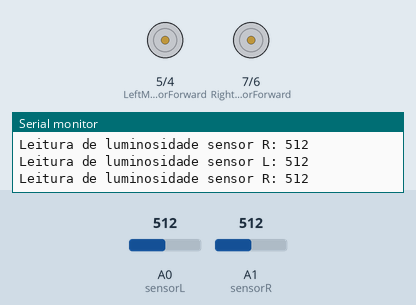
Bench run of a sketch on a simulated Arduino Uno, built with avr-gcc and run on an emulated ATmega328P. Shown: motor-driver pin pairs drawn as motors (green arrow = first pin HIGH = forward, orange = second pin HIGH = backward, longer = more drive), the last lines printed to the serial monitor. The inputs (shaded band) are chosen by the test bench; at power-on: A0 (sensorL) = 512, A1 (sensorR) = 512.

Above: at 1.2 s.
1.3 s: A0 (sensorL) set to 90
At 1.52 s:
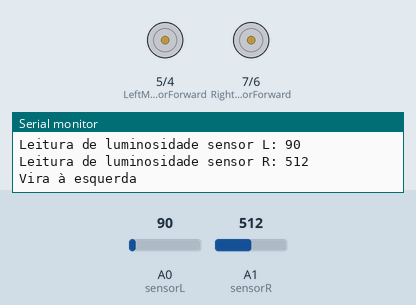
4.3 s: A0 (sensorL) set to 110
At 4.46 s:
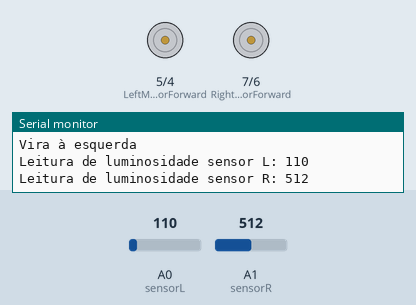
7.3 s: A1 (sensorR) set to 90
At 7.52 s:
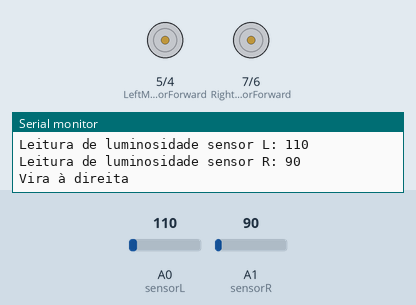
10.3 s: A1 (sensorR) set to 110
At 10.44 s:
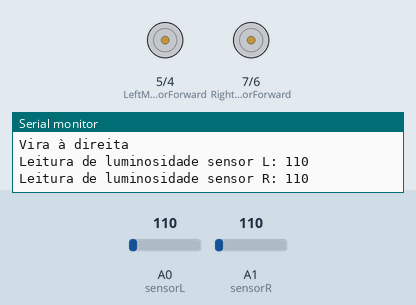
13.3 s: A1 (sensorR) set to 0
At 13.49 s:
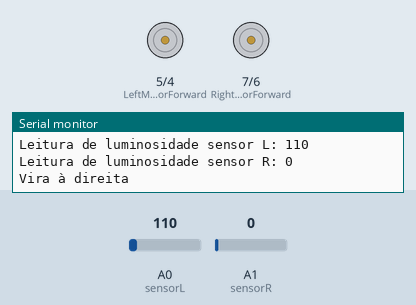
Timing chart, 0 to 17.3 s (numbered marks = the images above; inputs shaded):
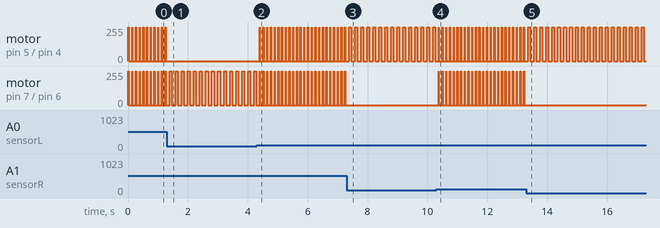

Measured:
- after the input at 1.3 s, motor on pin 5 (LeftMotorForward) / pin 4 (LeftMotorBackward): stops changing and stays stopped; motor on pin 7 (RightMotorForward) / pin 6 (RightMotorBackward): alternates forward 255/255 for 0.07 s and stopped for 0.13 s, starting after 0.16 s
- after the input at 4.3 s, motor on pin 5 (LeftMotorForward) / pin 4 (LeftMotorBackward): alternates forward 255/255 for 0.01 s and stopped for 0.11 s, starting after 0.10 s; motor on pin 7 (RightMotorForward) / pin 6 (RightMotorBackward): alternates forward 255/255 for 0.01 s and stopped for 0.11 s, starting after 0.11 s
- after the input at 7.3 s, motor on pin 5 (LeftMotorForward) / pin 4 (LeftMotorBackward): alternates forward 255/255 for 0.07 s and stopped for 0.13 s, starting after 0.16 s; motor on pin 7 (RightMotorForward) / pin 6 (RightMotorBackward): stops changing and stays stopped
- after the input at 10.3 s, motor on pin 5 (LeftMotorForward) / pin 4 (LeftMotorBackward): alternates forward 255/255 for 0.01 s and stopped for 0.11 s, starting after 0.09 s; motor on pin 7 (RightMotorForward) / pin 6 (RightMotorBackward): alternates forward 255/255 for 0.01 s and stopped for 0.11 s, starting after 0.08 s
- after the input at 13.3 s, motor on pin 5 (LeftMotorForward) / pin 4 (LeftMotorBackward): alternates forward 255/255 for 0.07 s and stopped for 0.13 s, starting after 0.13 s; motor on pin 7 (RightMotorForward) / pin 6 (RightMotorBackward): stops changing and stays stopped
- by itself, motor on pin 5 (LeftMotorForward) / pin 4 (LeftMotorBackward), motor on pin 7 (RightMotorForward) / pin 6 (RightMotorBackward): alternates forward 255/255 for 0.01 s and stopped for 0.11 s

The sketch:

codigoRobo.ino
```cpp
#define RightMotorForward 7

#define RightMotorBackward 6

#define LeftMotorForward 5

#define LeftMotorBackward 4

#define sensorL A0

#define sensorR A1

#define FW 10

#define TR 70

#define PAUSE 100


void setup(){

pinMode(RightMotorForward, OUTPUT);

pinMode(LeftMotorForward, OUTPUT);

pinMode(LeftMotorBackward, OUTPUT);

pinMode(RightMotorBackward, OUTPUT);

pinMode(sensorL,INPUT);

pinMode(sensorR,INPUT);

Serial.begin(9600);

}


void loop(){

int left = analogRead(sensorL);

int right = analogRead(sensorR);

Serial.print("Leitura de luminosidade sensor L: ");

Serial.println(left);

Serial.print("Leitura de luminosidade sensor R: ");

Serial.println(right);

if (left > 100 && right > 100){

moveForward();

}

else if (left < 100){

turnLeft();

}

else if (right < 100){

turnRight();

}

delay(PAUSE);

}


void moveForward(){

motorLForward();

motorRForward();

delay(FW);

moveStop();

}


void turnRight(){

Serial.println("Vira à direita");

motorLForward();

delay(TR);

moveStop();

}


void turnLeft(){

Serial.println("Vira à esquerda");

motorRForward();

delay(TR);

moveStop();

}

void moveStop(){

digitalWrite(RightMotorForward, LOW);

digitalWrite(LeftMotorForward, LOW);

digitalWrite(RightMotorBackward, LOW);

digitalWrite(LeftMotorBackward, LOW);

}


void motorRForward(){

digitalWrite(RightMotorForward, HIGH);

digitalWrite(RightMotorBackward, LOW);

}


void motorRBackward(){

digitalWrite(RightMotorForward, LOW);

digitalWrite(RightMotorBackward, HIGH);

}


void motorLForward(){

digitalWrite(LeftMotorForward, HIGH);

digitalWrite(LeftMotorBackward, LOW);

}


void motorLBackward(){

digitalWrite(LeftMotorForward, LOW);

digitalWrite(LeftMotorBackward, HIGH);

}
```
